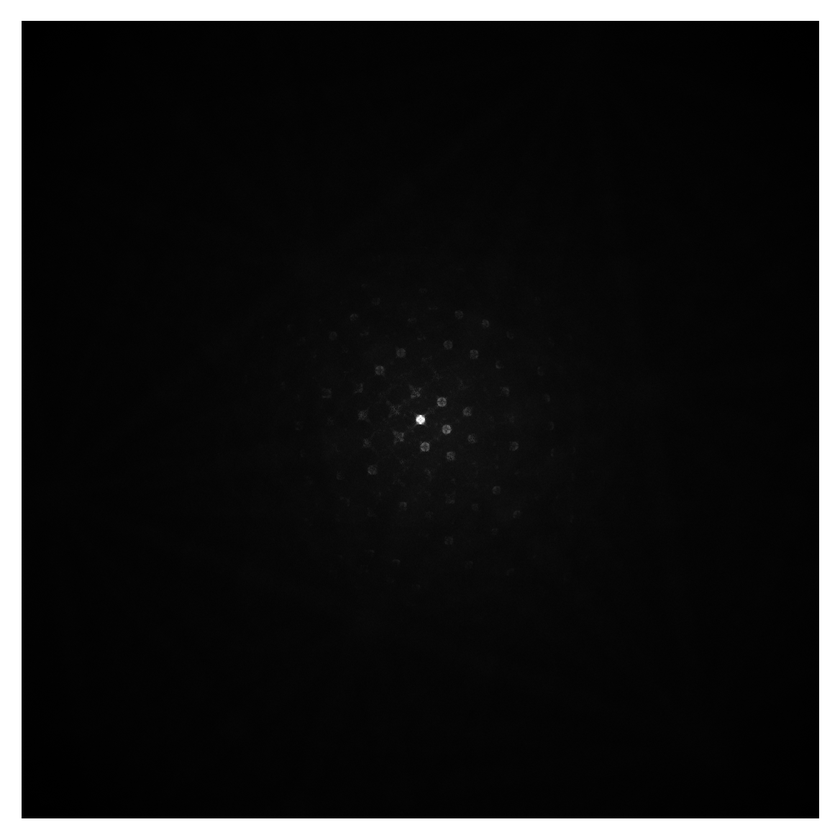
#> input picture ExampleImages/test.png, 840 x 840 px, shrunk from 1168 x 1168 before the run, found by its file name
$ jupyter execute 'b - Thresholding experiments.ipynb'   (shell and % lines are left out)
#> lines starting #> are read from the running program, lines starting #| are printed output that depends on the picture
[cell 1]
from scipy import misc
from scipy.ndimage import gaussian_filter
from PIL import Image
import numpy as np
import cv2
import matplotlib.pyplot as plt

[cell 2]
image = Image.open('test.png')
#> image is the input picture: PIL image 840x840 RGBA; mean R, G, B, A 29.9, 29.9, 29.9, 255
image_arr = np.array(image)
image_arr.shape
#> Out = (840, 840, 4)

[cell 3]
if image_arr.shape[-1] == 4:
    image_arr = image_arr[:,:,:-1]

image_arr = image_arr.astype(float)

image_arr /= 255

# Crop image Simulation Image
image_arr = image_arr[100:300, 100:300]
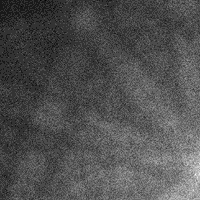
#> image_arr: shape (200, 200, 3) float64; min 0.00392, max 0.0431, mean 0.0163; drawn with min black and max white

image_arr.shape,image_arr.dtype

[cell 4]
plt.imshow(image_arr)

[cell 5]
# Create background and show it
result = gaussian_filter(image_arr, sigma=30)
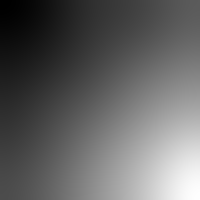
#> result: shape (200, 200, 3) float64; min 0.0105, max 0.0254, mean 0.0163; drawn with min black and max white
plt.imshow(result)

[cell 6]
# Remove backround from image and show it
no_background = image_arr - result
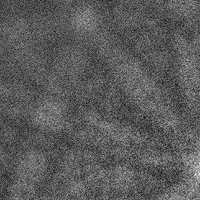
#> no_background: shape (200, 200, 3) float64; min -0.0103, max 0.0184, mean -4.55e-18; drawn with min black and max white
plt.imshow(no_background, cmap = 'gray')
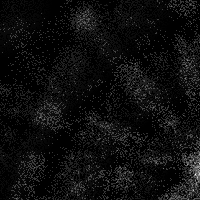
#> shown: shape (200, 200, 3) float64; min 0, max 0.0184, mean 0.00101; drawn with min black and max white

[cell 7]
img = np.mean(no_background, axis=2)
img *= 255

[cell 8]
plt.hist(img)
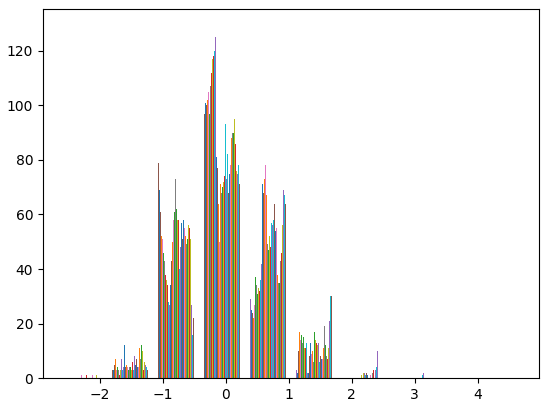
#> figure drawn by matplotlib, 1 panel; tallest bar 87 high, from x = -1.08 to -1.08; tallest bar 92 high, from x = -0.35 to -0.347
